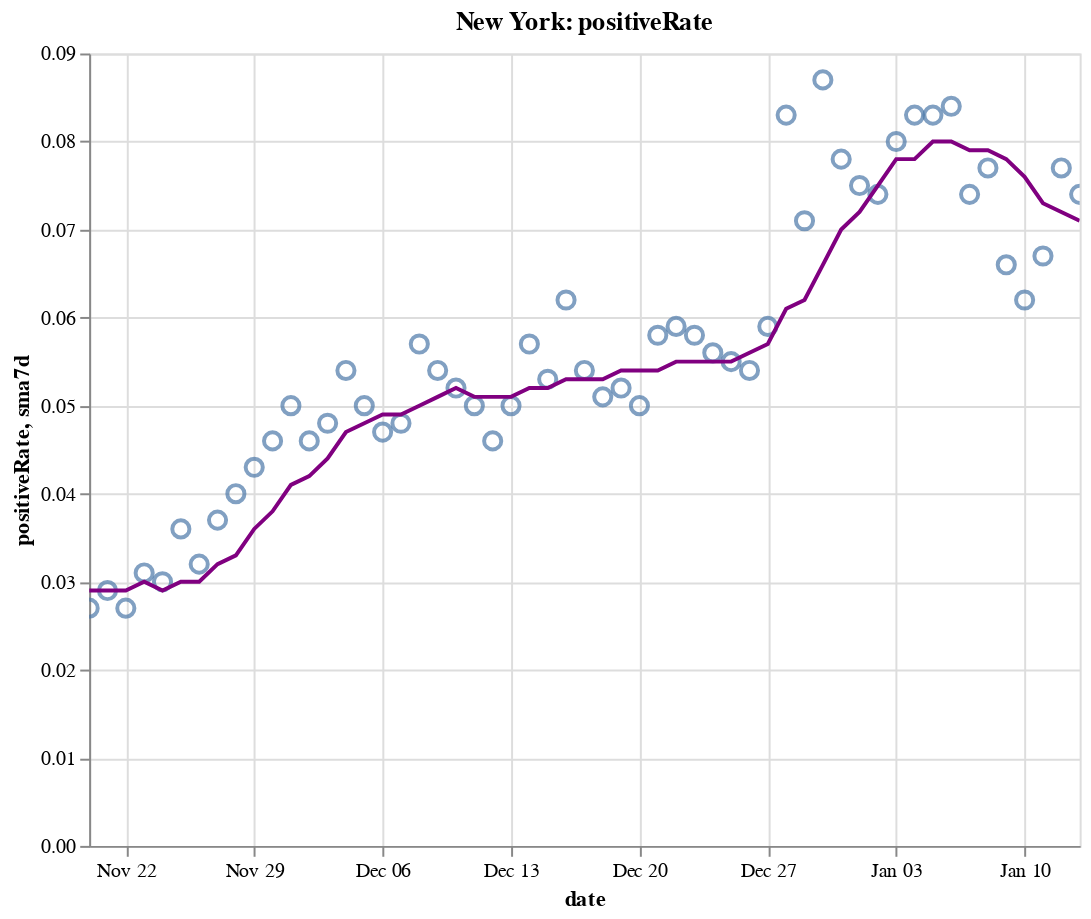

Notebook code cell kept with this figure:
### Code cell
create_plot(ny, 'positiveRate')

### Figure 1 — Vega-Lite specification as saved in the notebook (floating-point values rounded to 4 significant figures)
{"config": {"view": {"continuousWidth": 400, "continuousHeight": 300}}, "layer": [{"layer": [{"mark": {"type": "point", "size": 75}, "encoding": {"tooltip": [{"type": "temporal", "field": "date"}, {"type": "quantitative", "field": "positiveRate"}, {"type": "quantitative", "field": "sma7d"}], "x": {"type": "temporal", "field": "date"}, "y": {"type": "quantitative", "field": "positiveRate"}}, "selection": {"selector010": {"type": "interval", "bind": "scales", "encodings": ["x", "y"]}}}, {"mark": {"type": "line", "color": "purple"}, "encoding": {"x": {"type": "temporal", "field": "date"}, "y": {"type": "quantitative", "field": "sma7d"}}}]}, {"mark": {"type": "rule", "color": "#aaa"}, "encoding": {"x": {"type": "temporal", "field": "date"}}, "transform": [{"filter": {"selection": "selector009"}}]}, {"mark": "circle", "encoding": {"opacity": {"condition": {"value": 1, "selection": "selector009"}, "value": 0}, "tooltip": [{"type": "temporal", "field": "date"}, {"type": "quantitative", "field": "positiveRate"}, {"type": "quantitative", "field": "sma7d"}], "x": {"type": "temporal", "field": "date"}, "y": {"type": "quantitative", "field": "positiveRate"}}, "selection": {"selector009": {"type": "single", "encodings": ["x"], "on": "mouseover", "nearest": true, "empty": "none"}}}, {"mark": {"type": "text", "align": "left", "dx": 5, "dy": -5, "stroke": "white", "strokeWidth": 2}, "encoding": {"text": {"type": "quantitative", "field": "positiveRate"}, "tooltip": [{"type": "temporal", "field": "date"}, {"type": "quantitative", "field": "positiveRate"}, {"type": "quantitative", "field": "sma7d"}], "x": {"type": "temporal", "field": "date"}, "y": {"type": "quantitative", "field": "positiveRate"}}, "transform": [{"filter": {"selection": "selector009"}}]}, {"mark": {"type": "text", "align": "left", "dx": 5, "dy": -5}, "encoding": {"text": {"type": "quantitative", "field": "positiveRate"}, "tooltip": [{"type": "temporal", "field": "date"}, {"type": "quantitative", "field": "positiveRate"}, {"type": "quantitative", "field": "sma7d"}], "x": {"type": "temporal", "field": "date"}, "y": {"type": "quantitative", "field": "positiveRate"}}, "transform": [{"filter": {"selection": "selector009"}}]}], "data": {"name": "data-1ef924973d38ae41f76acb51078859c4"}, "height": 400, "title": "New York: positiveRate", "width": 500, "$schema": "https://vega.github.io/schema/vega-lite/v4.8.1.json", "datasets": {"data-1ef924973d38ae41f76acb51078859c4": [{"date": "2020-11-20T00:00:00", "totalTestResultsIncrease": 205500.0, "positiveIncrease": 5468.0, "death": 26290.0, "deathIncrease": 35.0, "positiveRate": 0.027, "state": "New York", "sma7d": 0.029}, {"date": "2020-11-21T00:00:00", "totalTestResultsIncrease": 207900.0, "positiveIncrease": 5972.0, "death": 26330.0, "deathIncrease": 34.0, "positiveRate": 0.029, "state": "New York", "sma7d": 0.029}, {"date": "2020-11-22T00:00:00", "totalTestResultsIncrease": 196600.0, "positiveIncrease": 5392.0, "death": 26360.0, "deathIncrease": 31.0, "positiveRate": 0.027, "state": "New York", "sma7d": 0.029}, {"date": "2020-11-23T00:00:00", "totalTestResultsIncrease": 191500.0, "positiveIncrease": 5906.0, "death": 26390.0, "deathIncrease": 33.0, "positiveRate": 0.031, "state": "New York", "sma7d": 0.03}, {"date": "2020-11-24T00:00:00", "totalTestResultsIncrease": 164800.0, "positiveIncrease": 4881.0, "death": 26440.0, "deathIncrease": 51.0, "positiveRate": 0.03, "state": "New York", "sma7d": 0.029}, {"date": "2020-11-25T00:00:00", "totalTestResultsIncrease": 173100.0, "positiveIncrease": 6265.0, "death": 26480.0, "deathIncrease": 41.0, "positiveRate": 0.036, "state": "New York", "sma7d": 0.03}, {"date": "2020-11-26T00:00:00", "totalTestResultsIncrease": 217700.0, "positiveIncrease": 6933.0, "death": 26550.0, "deathIncrease": 67.0, "positiveRate": 0.032, "state": "New York", "sma7d": 0.03}, {"date": "2020-11-27T00:00:00", "totalTestResultsIncrease": 219400.0, "positiveIncrease": 8176.0, "death": 26590.0, "deathIncrease": 39.0, "positiveRate": 0.037, "state": "New York", "sma7d": 0.032}, {"date": "2020-11-28T00:00:00", "totalTestResultsIncrease": 152400.0, "positiveIncrease": 6063.0, "death": 26630.0, "deathIncrease": 44.0, "positiveRate": 0.04, "state": "New York", "sma7d": 0.033}, {"date": "2020-11-29T00:00:00", "totalTestResultsIncrease": 157300.0, "positiveIncrease": 6723.0, "death": 26690.0, "deathIncrease": 58.0, "positiveRate": 0.043, "state": "New York", "sma7d": 0.036}, {"date": "2020-11-30T00:00:00", "totalTestResultsIncrease": 149000.0, "positiveIncrease": 6819.0, "death": 26750.0, "deathIncrease": 57.0, "positiveRate": 0.046, "state": "New York", "sma7d": 0.038}, {"date": "2020-12-01T00:00:00", "totalTestResultsIncrease": 146700.0, "positiveIncrease": 7285.0, "death": 26820.0, "deathIncrease": 69.0, "positiveRate": 0.05, "state": "New York", "sma7d": 0.041}, {"date": "2020-12-02T00:00:00", "totalTestResultsIncrease": 193600.0, "positiveIncrease": 8973.0, "death": 26890.0, "deathIncrease": 73.0, "positiveRate": 0.046, "state": "New York", "sma7d": 0.042}, {"date": "2020-12-03T00:00:00", "totalTestResultsIncrease": 203400.0, "positiveIncrease": 9855.0, "death": 26960.0, "deathIncrease": 66.0, "positiveRate": 0.048, "state": "New York", "sma7d": 0.044}, {"date": "2020-12-04T00:00:00", "totalTestResultsIncrease": 208300.0, "positiveIncrease": 11270.0, "death": 27020.0, "deathIncrease": 62.0, "positiveRate": 0.054, "state": "New York", "sma7d": 0.047}, {"date": "2020-12-05T00:00:00", "totalTestResultsIncrease": 215400.0, "positiveIncrease": 10760.0, "death": 27090.0, "deathIncrease": 72.0, "positiveRate": 0.05, "state": "New York", "sma7d": 0.048}, {"date": "2020-12-06T00:00:00", "totalTestResultsIncrease": 205800.0, "positiveIncrease": 9702.0, "death": 27150.0, "deathIncrease": 60.0, "positiveRate": 0.047, "state": "New York", "sma7d": 0.049}, {"date": "2020-12-07T00:00:00", "totalTestResultsIncrease": 152300.0, "positiveIncrease": 7302.0, "death": 27230.0, "deathIncrease": 83.0, "positiveRate": 0.048, "state": "New York", "sma7d": 0.049}, {"date": "2020-12-08T00:00:00", "totalTestResultsIncrease": 162500.0, "positiveIncrease": 9335.0, "death": 27310.0, "deathIncrease": 75.0, "positiveRate": 0.057, "state": "New York", "sma7d": 0.05}, {"date": "2020-12-09T00:00:00", "totalTestResultsIncrease": 194600.0, "positiveIncrease": 10600.0, "death": 27400.0, "deathIncrease": 97.0, "positiveRate": 0.054, "state": "New York", "sma7d": 0.051}, {"date": "2020-12-10T00:00:00", "totalTestResultsIncrease": 197400.0, "positiveIncrease": 10180.0, "death": 27500.0, "deathIncrease": 94.0, "positiveRate": 0.052, "state": "New York", "sma7d": 0.052}, {"date": "2020-12-11T00:00:00", "totalTestResultsIncrease": 212700.0, "positiveIncrease": 10600.0, "death": 27590.0, "deathIncrease": 89.0, "positiveRate": 0.05, "state": "New York", "sma7d": 0.051}, {"date": "2020-12-12T00:00:00", "totalTestResultsIncrease": 242900.0, "positiveIncrease": 11130.0, "death": 27680.0, "deathIncrease": 88.0, "positiveRate": 0.046, "state": "New York", "sma7d": 0.051}, {"date": "2020-12-13T00:00:00", "totalTestResultsIncrease": 205200.0, "positiveIncrease": 10190.0, "death": 27780.0, "deathIncrease": 110.0, "positiveRate": 0.05, "state": "New York", "sma7d": 0.051}, {"date": "2020-12-14T00:00:00", "totalTestResultsIncrease": 159800.0, "positiveIncrease": 9044.0, "death": 27870.0, "deathIncrease": 85.0, "positiveRate": 0.057, "state": "New York", "sma7d": 0.052}, {"date": "2020-12-15T00:00:00", "totalTestResultsIncrease": 194200.0, "positiveIncrease": 10350.0, "death": 28000.0, "deathIncrease": 132.0, "positiveRate": 0.053, "state": "New York", "sma7d": 0.052}, {"date": "2020-12-16T00:00:00", "totalTestResultsIncrease": 160900.0, "positiveIncrease": 9998.0, "death": 28100.0, "deathIncrease": 98.0, "positiveRate": 0.062, "state": "New York", "sma7d": 0.053}, {"date": "2020-12-17T00:00:00", "totalTestResultsIncrease": 202800.0, "positiveIncrease": 10910.0, "death": 28220.0, "deathIncrease": 122.0, "positiveRate": 0.054, "state": "New York", "sma7d": 0.053}, {"date": "2020-12-18T00:00:00", "totalTestResultsIncrease": 249400.0, "positiveIncrease": 12700.0, "death": 28340.0, "deathIncrease": 122.0, "positiveRate": 0.051, "state": "New York", "sma7d": 0.053}, {"date": "2020-12-19T00:00:00", "totalTestResultsIncrease": 191500.0, "positiveIncrease": 9919.0, "death": 28470.0, "deathIncrease": 130.0, "positiveRate": 0.052, "state": "New York", "sma7d": 0.054}, {"date": "2020-12-20T00:00:00", "totalTestResultsIncrease": 197300.0, "positiveIncrease": 9957.0, "death": 28600.0, "deathIncrease": 124.0, "positiveRate": 0.05, "state": "New York", "sma7d": 0.054}, {"date": "2020-12-21T00:00:00", "totalTestResultsIncrease": 156500.0, "positiveIncrease": 9007.0, "death": 28710.0, "deathIncrease": 111.0, "positiveRate": 0.058, "state": "New York", "sma7d": 0.054}, {"date": "2020-12-22T00:00:00", "totalTestResultsIncrease": 164900.0, "positiveIncrease": 9716.0, "death": 28850.0, "deathIncrease": 141.0, "positiveRate": 0.059, "state": "New York", "sma7d": 0.055}, {"date": "2020-12-23T00:00:00", "totalTestResultsIncrease": 204400.0, "positiveIncrease": 11940.0, "death": 29020.0, "deathIncrease": 166.0, "positiveRate": 0.058, "state": "New York", "sma7d": 0.055}, {"date": "2020-12-24T00:00:00", "totalTestResultsIncrease": 226300.0, "positiveIncrease": 12570.0, "death": 29150.0, "deathIncrease": 133.0, "positiveRate": 0.056, "state": "New York", "sma7d": 0.055}, {"date": "2020-12-25T00:00:00", "totalTestResultsIncrease": 226600.0, "positiveIncrease": 12450.0, "death": 29270.0, "deathIncrease": 121.0, "positiveRate": 0.055, "state": "New York", "sma7d": 0.055}, {"date": "2020-12-26T00:00:00", "totalTestResultsIncrease": 201400.0, "positiveIncrease": 10810.0, "death": 29400.0, "deathIncrease": 126.0, "positiveRate": 0.054, "state": "New York", "sma7d": 0.056}, {"date": "2020-12-27T00:00:00", "totalTestResultsIncrease": 130300.0, "positiveIncrease": 7623.0, "death": 29510.0, "deathIncrease": 115.0, "positiveRate": 0.059, "state": "New York", "sma7d": 0.057}, {"date": "2020-12-28T00:00:00", "totalTestResultsIncrease": 124900.0, "positiveIncrease": 10410.0, "death": 29630.0, "deathIncrease": 118.0, "positiveRate": 0.083, "state": "New York", "sma7d": 0.061}, {"date": "2020-12-29T00:00:00", "totalTestResultsIncrease": 160200.0, "positiveIncrease": 11440.0, "death": 29760.0, "deathIncrease": 127.0, "positiveRate": 0.071, "state": "New York", "sma7d": 0.062}, {"date": "2020-12-30T00:00:00", "totalTestResultsIncrease": 154900.0, "positiveIncrease": 13420.0, "death": 29900.0, "deathIncrease": 149.0, "positiveRate": 0.087, "state": "New York", "sma7d": 0.066}, {"date": "2020-12-31T00:00:00", "totalTestResultsIncrease": 216600.0, "positiveIncrease": 16800.0, "death": 30040.0, "deathIncrease": 135.0, "positiveRate": 0.078, "state": "New York", "sma7d": 0.07}, {"date": "2021-01-01T00:00:00", "totalTestResultsIncrease": 219300.0, "positiveIncrease": 16500.0, "death": 30210.0, "deathIncrease": 168.0, "positiveRate": 0.075, "state": "New York", "sma7d": 0.072}, {"date": "2021-01-02T00:00:00", "totalTestResultsIncrease": 202400.0, "positiveIncrease": 15070.0, "death": 30340.0, "deathIncrease": 129.0, "positiveRate": 0.074, "state": "New York", "sma7d": 0.075}, {"date": "2021-01-03T00:00:00", "totalTestResultsIncrease": 142300.0, "positiveIncrease": 11370.0, "death": 30480.0, "deathIncrease": 139.0, "positiveRate": 0.08, "state": "New York", "sma7d": 0.078}, {"date": "2021-01-04T00:00:00", "totalTestResultsIncrease": 134400.0, "positiveIncrease": 11210.0, "death": 30650.0, "deathIncrease": 172.0, "positiveRate": 0.083, "state": "New York", "sma7d": 0.078}, {"date": "2021-01-05T00:00:00", "totalTestResultsIncrease": 152400.0, "positiveIncrease": 12670.0, "death": 30800.0, "deathIncrease": 154.0, "positiveRate": 0.083, "state": "New York", "sma7d": 0.08}, {"date": "2021-01-06T00:00:00", "totalTestResultsIncrease": 197800.0, "positiveIncrease": 16650.0, "death": 30960.0, "deathIncrease": 163.0, "positiveRate": 0.084, "state": "New York", "sma7d": 0.08}, {"date": "2021-01-07T00:00:00", "totalTestResultsIncrease": 238600.0, "positiveIncrease": 17640.0, "death": 31160.0, "deathIncrease": 199.0, "positiveRate": 0.074, "state": "New York", "sma7d": 0.079}, {"date": "2021-01-08T00:00:00", "totalTestResultsIncrease": 243900.0, "positiveIncrease": 18830.0, "death": 31330.0, "deathIncrease": 165.0, "positiveRate": 0.077, "state": "New York", "sma7d": 0.079}, {"date": "2021-01-09T00:00:00", "totalTestResultsIncrease": 258000.0, "positiveIncrease": 16940.0, "death": 31520.0, "deathIncrease": 190.0, "positiveRate": 0.066, "state": "New York", "sma7d": 0.078}, {"date": "2021-01-10T00:00:00", "totalTestResultsIncrease": 246800.0, "positiveIncrease": 15360.0, "death": 31670.0, "deathIncrease": 153.0, "positiveRate": 0.062, "state": "New York", "sma7d": 0.076}, {"date": "2021-01-11T00:00:00", "totalTestResultsIncrease": 203900.0, "positiveIncrease": 13710.0, "death": 31840.0, "deathIncrease": 169.0, "positiveRate": 0.067, "state": "New York", "sma7d": 0.073}, {"date": "2021-01-12T00:00:00", "totalTestResultsIncrease": 196700.0, "positiveIncrease": 15210.0, "death": 32010.0, "deathIncrease": 166.0, "positiveRate": 0.077, "state": "New York", "sma7d": 0.072}, {"date": "2021-01-13T00:00:00", "totalTestResultsIncrease": 196900.0, "positiveIncrease": 14580.0, "death": 32180.0, "deathIncrease": 168.0, "positiveRate": 0.074, "state": "New York", "sma7d": 0.071}]}}
